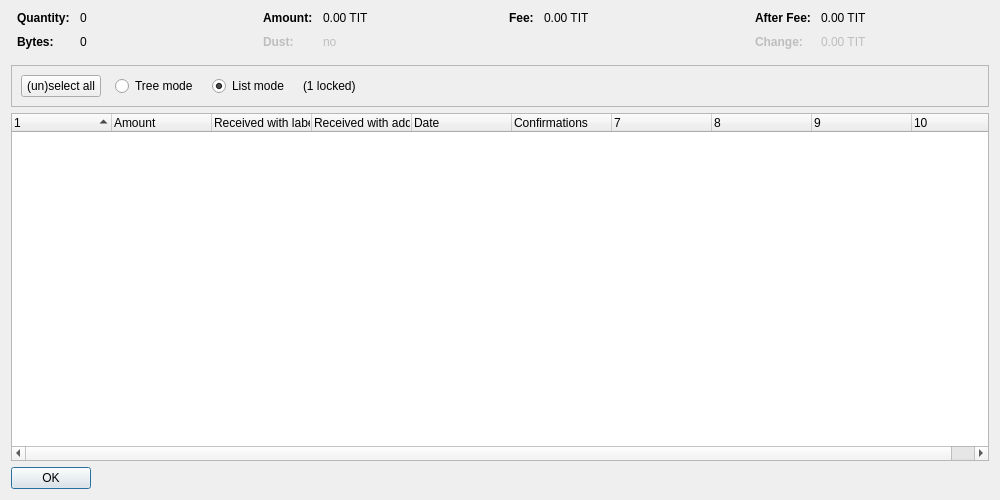
<?xml version="1.0" encoding="UTF-8"?>
<ui version="4.0">
 <class>CoinControlDialog</class>
 <widget class="QDialog" name="CoinControlDialog">
  <property name="geometry">
   <rect>
    <x>0</x>
    <y>0</y>
    <width>1000</width>
    <height>500</height>
   </rect>
  </property>
  <property name="windowTitle">
   <string>Coin Selection</string>
  </property>
  <layout class="QVBoxLayout" name="verticalLayout">
   <item>
    <layout class="QHBoxLayout" name="horizontalLayoutTop" stretch="0,0,0,0">
     <property name="topMargin">
      <number>0</number>
     </property>
     <property name="bottomMargin">
      <number>10</number>
     </property>
     <item>
      <layout class="QFormLayout" name="formLayoutCoinControl1">
       <property name="horizontalSpacing">
        <number>10</number>
       </property>
       <property name="verticalSpacing">
        <number>10</number>
       </property>
       <property name="leftMargin">
        <number>6</number>
       </property>
       <property name="rightMargin">
        <number>6</number>
       </property>
       <item row="0" column="0">
        <widget class="QLabel" name="labelCoinControlQuantityText">
         <property name="font">
          <font>
           <weight>75</weight>
           <bold>true</bold>
          </font>
         </property>
         <property name="text">
          <string>Quantity:</string>
         </property>
        </widget>
       </item>
       <item row="0" column="1">
        <widget class="QLabel" name="labelCoinControlQuantity">
         <property name="cursor">
          <cursorShape>IBeamCursor</cursorShape>
         </property>
         <property name="contextMenuPolicy">
          <enum>Qt::ActionsContextMenu</enum>
         </property>
         <property name="text">
          <string notr="true">0</string>
         </property>
         <property name="textInteractionFlags">
          <set>Qt::LinksAccessibleByMouse|Qt::TextSelectableByKeyboard|Qt::TextSelectableByMouse</set>
         </property>
        </widget>
       </item>
       <item row="1" column="0">
        <widget class="QLabel" name="labelCoinControlBytesText">
         <property name="font">
          <font>
           <weight>75</weight>
           <bold>true</bold>
          </font>
         </property>
         <property name="text">
          <string>Bytes:</string>
         </property>
        </widget>
       </item>
       <item row="1" column="1">
        <widget class="QLabel" name="labelCoinControlBytes">
         <property name="cursor">
          <cursorShape>IBeamCursor</cursorShape>
         </property>
         <property name="contextMenuPolicy">
          <enum>Qt::ActionsContextMenu</enum>
         </property>
         <property name="text">
          <string notr="true">0</string>
         </property>
         <property name="textInteractionFlags">
          <set>Qt::LinksAccessibleByMouse|Qt::TextSelectableByKeyboard|Qt::TextSelectableByMouse</set>
         </property>
        </widget>
       </item>
      </layout>
     </item>
     <item>
      <layout class="QFormLayout" name="formLayoutCoinControl2">
       <property name="horizontalSpacing">
        <number>10</number>
       </property>
       <property name="verticalSpacing">
        <number>10</number>
       </property>
       <property name="leftMargin">
        <number>6</number>
       </property>
       <property name="rightMargin">
        <number>6</number>
       </property>
       <item row="0" column="0">
        <widget class="QLabel" name="labelCoinControlAmountText">
         <property name="font">
          <font>
           <weight>75</weight>
           <bold>true</bold>
          </font>
         </property>
         <property name="text">
          <string>Amount:</string>
         </property>
        </widget>
       </item>
       <item row="0" column="1">
        <widget class="QLabel" name="labelCoinControlAmount">
         <property name="cursor">
          <cursorShape>IBeamCursor</cursorShape>
         </property>
         <property name="contextMenuPolicy">
          <enum>Qt::ActionsContextMenu</enum>
         </property>
         <property name="text">
          <string notr="true">0.00 TIT</string>
         </property>
         <property name="textInteractionFlags">
          <set>Qt::LinksAccessibleByMouse|Qt::TextSelectableByKeyboard|Qt::TextSelectableByMouse</set>
         </property>
        </widget>
       </item>
       <item row="1" column="0">
        <widget class="QLabel" name="labelCoinControlLowOutputText">
         <property name="enabled">
          <bool>false</bool>
         </property>
         <property name="font">
          <font>
           <weight>75</weight>
           <bold>true</bold>
          </font>
         </property>
         <property name="text">
          <string>Dust:</string>
         </property>
        </widget>
       </item>
       <item row="1" column="1">
        <widget class="QLabel" name="labelCoinControlLowOutput">
         <property name="enabled">
          <bool>false</bool>
         </property>
         <property name="cursor">
          <cursorShape>IBeamCursor</cursorShape>
         </property>
         <property name="contextMenuPolicy">
          <enum>Qt::ActionsContextMenu</enum>
         </property>
         <property name="text">
          <string notr="true">no</string>
         </property>
         <property name="textInteractionFlags">
          <set>Qt::LinksAccessibleByMouse|Qt::TextSelectableByKeyboard|Qt::TextSelectableByMouse</set>
         </property>
        </widget>
       </item>
      </layout>
     </item>
     <item>
      <layout class="QFormLayout" name="formLayoutCoinControl3">
       <property name="horizontalSpacing">
        <number>10</number>
       </property>
       <property name="verticalSpacing">
        <number>10</number>
       </property>
       <property name="leftMargin">
        <number>6</number>
       </property>
       <property name="rightMargin">
        <number>6</number>
       </property>
       <item row="0" column="0">
        <widget class="QLabel" name="labelCoinControlFeeText">
         <property name="font">
          <font>
           <weight>75</weight>
           <bold>true</bold>
          </font>
         </property>
         <property name="text">
          <string>Fee:</string>
         </property>
        </widget>
       </item>
       <item row="0" column="1">
        <widget class="QLabel" name="labelCoinControlFee">
         <property name="cursor">
          <cursorShape>IBeamCursor</cursorShape>
         </property>
         <property name="contextMenuPolicy">
          <enum>Qt::ActionsContextMenu</enum>
         </property>
         <property name="text">
          <string notr="true">0.00 TIT</string>
         </property>
         <property name="textInteractionFlags">
          <set>Qt::LinksAccessibleByMouse|Qt::TextSelectableByKeyboard|Qt::TextSelectableByMouse</set>
         </property>
        </widget>
       </item>
      </layout>
     </item>
     <item>
      <layout class="QFormLayout" name="formLayoutCoinControl4">
       <property name="horizontalSpacing">
        <number>10</number>
       </property>
       <property name="verticalSpacing">
        <number>10</number>
       </property>
       <property name="leftMargin">
        <number>6</number>
       </property>
       <property name="rightMargin">
        <number>6</number>
       </property>
       <item row="0" column="0">
        <widget class="QLabel" name="labelCoinControlAfterFeeText">
         <property name="font">
          <font>
           <weight>75</weight>
           <bold>true</bold>
          </font>
         </property>
         <property name="text">
          <string>After Fee:</string>
         </property>
        </widget>
       </item>
       <item row="0" column="1">
        <widget class="QLabel" name="labelCoinControlAfterFee">
         <property name="cursor">
          <cursorShape>IBeamCursor</cursorShape>
         </property>
         <property name="contextMenuPolicy">
          <enum>Qt::ActionsContextMenu</enum>
         </property>
         <property name="text">
          <string notr="true">0.00 TIT</string>
         </property>
         <property name="textInteractionFlags">
          <set>Qt::LinksAccessibleByMouse|Qt::TextSelectableByKeyboard|Qt::TextSelectableByMouse</set>
         </property>
        </widget>
       </item>
       <item row="1" column="0">
        <widget class="QLabel" name="labelCoinControlChangeText">
         <property name="enabled">
          <bool>false</bool>
         </property>
         <property name="font">
          <font>
           <weight>75</weight>
           <bold>true</bold>
          </font>
         </property>
         <property name="text">
          <string>Change:</string>
         </property>
        </widget>
       </item>
       <item row="1" column="1">
        <widget class="QLabel" name="labelCoinControlChange">
         <property name="enabled">
          <bool>false</bool>
         </property>
         <property name="cursor">
          <cursorShape>IBeamCursor</cursorShape>
         </property>
         <property name="contextMenuPolicy">
          <enum>Qt::ActionsContextMenu</enum>
         </property>
         <property name="text">
          <string notr="true">0.00 TIT</string>
         </property>
         <property name="textInteractionFlags">
          <set>Qt::LinksAccessibleByMouse|Qt::TextSelectableByKeyboard|Qt::TextSelectableByMouse</set>
         </property>
        </widget>
       </item>
      </layout>
     </item>
    </layout>
   </item>
   <item>
    <widget class="QFrame" name="frame">
     <property name="minimumSize">
      <size>
       <width>0</width>
       <height>40</height>
      </size>
     </property>
     <property name="frameShape">
      <enum>QFrame::StyledPanel</enum>
     </property>
     <property name="frameShadow">
      <enum>QFrame::Sunken</enum>
     </property>
     <layout class="QHBoxLayout" name="horizontalLayout">
      <item>
       <layout class="QHBoxLayout" name="horizontalLayoutPanel" stretch="0,0,0,0,0">
        <property name="spacing">
         <number>14</number>
        </property>
        <item>
         <widget class="QPushButton" name="pushButtonSelectAll">
          <property name="sizePolicy">
           <sizepolicy hsizetype="Maximum" vsizetype="Fixed">
            <horstretch>0</horstretch>
            <verstretch>0</verstretch>
           </sizepolicy>
          </property>
          <property name="text">
           <string>(un)select all</string>
          </property>
          <property name="autoDefault">
           <bool>false</bool>
          </property>
         </widget>
        </item>
        <item>
         <widget class="QRadioButton" name="radioTreeMode">
          <property name="sizePolicy">
           <sizepolicy hsizetype="Maximum" vsizetype="Fixed">
            <horstretch>0</horstretch>
            <verstretch>0</verstretch>
           </sizepolicy>
          </property>
          <property name="text">
           <string>Tree mode</string>
          </property>
         </widget>
        </item>
        <item>
         <widget class="QRadioButton" name="radioListMode">
          <property name="sizePolicy">
           <sizepolicy hsizetype="Maximum" vsizetype="Fixed">
            <horstretch>0</horstretch>
            <verstretch>0</verstretch>
           </sizepolicy>
          </property>
          <property name="text">
           <string>List mode</string>
          </property>
          <property name="checked">
           <bool>true</bool>
          </property>
         </widget>
        </item>
        <item>
         <widget class="QLabel" name="labelLocked">
          <property name="text">
           <string notr="true">(1 locked)</string>
          </property>
         </widget>
        </item>
        <item>
         <spacer name="horizontalSpacer">
          <property name="orientation">
           <enum>Qt::Horizontal</enum>
          </property>
          <property name="sizeHint" stdset="0">
           <size>
            <width>40</width>
            <height>20</height>
           </size>
          </property>
         </spacer>
        </item>
       </layout>
      </item>
     </layout>
    </widget>
   </item>
   <item>
    <widget class="CoinControlTreeWidget" name="treeWidget">
     <property name="contextMenuPolicy">
      <enum>Qt::CustomContextMenu</enum>
     </property>
     <property name="sortingEnabled">
      <bool>false</bool>
     </property>
     <property name="columnCount">
      <number>10</number>
     </property>
     <attribute name="headerShowSortIndicator" stdset="0">
      <bool>true</bool>
     </attribute>
     <attribute name="headerStretchLastSection">
      <bool>false</bool>
     </attribute>
     <column>
      <property name="text">
       <string/>
      </property>
     </column>
     <column>
      <property name="text">
       <string>Amount</string>
      </property>
     </column>
     <column>
      <property name="text">
       <string>Received with label</string>
      </property>
     </column>
     <column>
      <property name="text">
       <string>Received with address</string>
      </property>
     </column>
     <column>
      <property name="text">
       <string>Date</string>
      </property>
     </column>
     <column>
      <property name="text">
       <string>Confirmations</string>
      </property>
      <property name="toolTip">
       <string>Confirmed</string>
      </property>
     </column>
     <column>
      <property name="text">
       <string/>
      </property>
     </column>
     <column>
      <property name="text">
       <string/>
      </property>
     </column>
     <column>
      <property name="text">
       <string/>
      </property>
     </column>
     <column>
      <property name="text">
       <string/>
      </property>
     </column>
    </widget>
   </item>
   <item>
    <widget class="QDialogButtonBox" name="buttonBox">
     <property name="sizePolicy">
      <sizepolicy hsizetype="Maximum" vsizetype="Fixed">
       <horstretch>0</horstretch>
       <verstretch>0</verstretch>
      </sizepolicy>
     </property>
     <property name="orientation">
      <enum>Qt::Horizontal</enum>
     </property>
     <property name="standardButtons">
      <set>QDialogButtonBox::Ok</set>
     </property>
    </widget>
   </item>
  </layout>
 </widget>
 <customwidgets>
  <customwidget>
   <class>CoinControlTreeWidget</class>
   <extends>QTreeWidget</extends>
   <header>qt/coincontroltreewidget.h</header>
  </customwidget>
 </customwidgets>
 <resources/>
 <connections/>
</ui>
